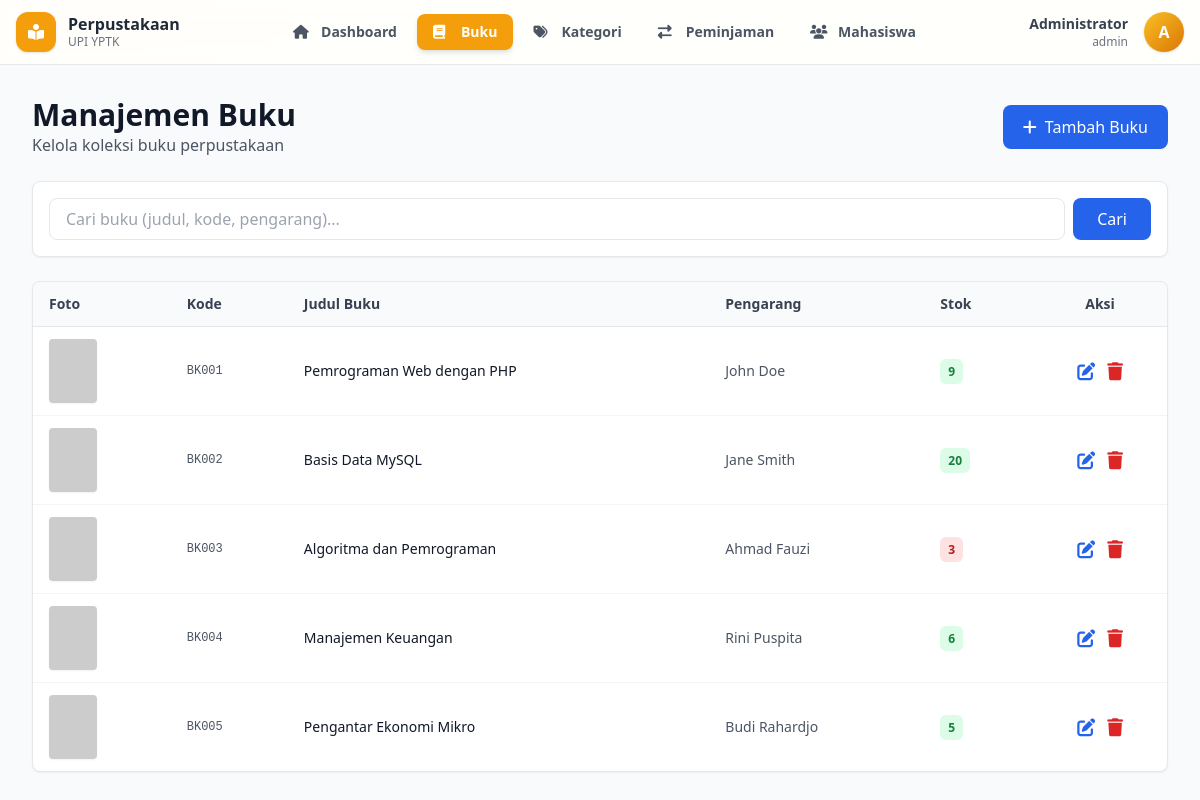
/admin/buku.php (signed in), run on the app's committed database.
### tables this page shows
CREATE TABLE `buku` (
  `id_buku` int NOT NULL,
  `kode_buku` varchar(50) NOT NULL,
  `judul_buku` varchar(200) NOT NULL,
  `pengarang` varchar(100) NOT NULL,
  `penerbit` varchar(100) DEFAULT NULL,
  `tahun_terbit` year DEFAULT NULL,
  `id_kategori` int DEFAULT NULL,
  `stok` int DEFAULT '0',
  `lokasi_rak` varchar(50) DEFAULT NULL,
  `foto_buku` varchar(255) DEFAULT NULL,
  `created_at` timestamp NULL DEFAULT CURRENT_TIMESTAMP
);

### config/session.php (called while the page is built, shortened)
<?php
function isAdminLoggedIn() {
    return isset($_SESSION['admin_id']) && isset($_SESSION['admin_username']);
}
function getAdminData() {
    if (isAdminLoggedIn()) {
        return [
            'id' => $_SESSION['admin_id'],
            'username' => $_SESSION['admin_username'],
            'nama_lengkap' => $_SESSION['admin_nama'] ?? '',
            'email' => $_SESSION['admin_email'] ?? ''
        ];
    }
    return null;
}
?>

### admin/buku.php (the view, shortened to what this page needs)
<?php
$conn = getConnection();
$search = isset($_GET['search']) ? trim($_GET['search']) : '';
$query = "SELECT b.*, k.nama_kategori
          FROM buku b
          LEFT JOIN kategori k ON b.id_kategori = k.id_kategori";
$query .= " ORDER BY b.created_at DESC";
if ($search) {
    $search_term = "%$search%";
    $stmt = $conn->prepare($query);
    $stmt->bind_param("sss", $search_term, $search_term, $search_term);
    $stmt->execute();
    $result = $stmt->get_result();
    $books = $result->fetch_all(MYSQLI_ASSOC);
    $stmt->close();
} else {
    $result = $conn->query($query);
    $books = $result->fetch_all(MYSQLI_ASSOC);
}
require_once '../includes/header_admin.php';
?>
<div class="min-h-screen bg-gray-50">
    <div class="max-w-7xl mx-auto px-4 sm:px-6 lg:px-8 py-8">
        <div class="flex flex-col sm:flex-row justify-between items-start sm:items-center gap-4 mb-6">
            <div>
                <h2 class="text-3xl font-bold text-gray-900">Manajemen Buku</h2>
                <p class="text-gray-600">Kelola koleksi buku perpustakaan</p>
            </div>
            <button onclick="toggleModal()" class="bg-blue-600 hover:bg-blue-700 text-white font-medium py-2.5 px-5 rounded-lg transition flex items-center gap-2">
                <i class="fas fa-plus"></i> Tambah Buku
            </button>
        </div>
        <div class="bg-white rounded-lg border border-gray-200 p-4 mb-6 shadow-sm">
            <form method="GET" class="flex gap-2">
                <input type="text" name="search" value="<?php echo htmlspecialchars($search); ?>" placeholder="Cari buku (judul, kode, pengarang)..." class="flex-1 px-4 py-2 border rounded-lg focus:ring-2 focus:ring-blue-200 focus:outline-none">
                <button type="submit" class="bg-blue-600 text-white px-6 py-2 rounded-lg hover:bg-blue-700 transition">Cari</button>
            </form>
        </div>
        <div class="bg-white rounded-lg border border-gray-200 overflow-hidden shadow-sm">
            <div class="overflow-x-auto">
                <table class="w-full text-sm text-left">
                    <thead class="bg-gray-50 border-b">
                        <tr>
                            <th class="px-4 py-3 text-gray-700">Foto</th>
                            <th class="px-4 py-3 text-gray-700">Kode</th>
                            <th class="px-4 py-3 text-gray-700">Judul Buku</th>
                            <th class="px-4 py-3 text-gray-700">Pengarang</th>
                            <th class="px-4 py-3 text-gray-700">Stok</th>
                            <th class="px-4 py-3 text-center text-gray-700">Aksi</th>
                        </tr>
                    </thead>
                    <tbody class="divide-y divide-gray-100">
                        <?php if (count($books) > 0): ?>
                            <?php foreach ($books as $book): ?>
                                <tr class="hover:bg-gray-50 transition">
                                    <td class="px-4 py-3">
                                        <?php
                                        $foto_path = !empty($book['foto_buku']) ? '../uploads/buku/' . htmlspecialchars($book['foto_buku']) : '';
                                        $foto_exists = $foto_path && file_exists($foto_path);
                                        $foto_src = $foto_exists ? $foto_path : 'https://via.placeholder.com/150x200?text=No+Image';
                                        ?>
                                        <img src="<?php echo $foto_src; ?>"
                                             class="w-12 h-16 object-cover rounded shadow-sm"
                                             onerror="this.src='https://via.placeholder.com/150x200?text=No+Image'">
                                    </td>
                                    <td class="px-4 py-3 font-mono text-xs text-gray-600"><?php echo htmlspecialchars($book['kode_buku']); ?></td>
                                    <td class="px-4 py-3 font-medium text-gray-900"><?php echo htmlspecialchars($book['judul_buku']); ?></td>
                                    <td class="px-4 py-3 text-gray-600"><?php echo htmlspecialchars($book['pengarang']); ?></td>
                                    <td class="px-4 py-3">
                                        <span class="px-2 py-1 rounded-md text-xs font-bold <?php echo $book['stok'] < 5 ? 'bg-red-100 text-red-700' : 'bg-green-100 text-green-700'; ?>">
                                            <?php echo $book['stok']; ?>
                                        </span>
                                    </td>
                                    <td class="px-4 py-3">
                                        <div class="flex justify-center gap-3">
                                            <a href="?edit=<?php echo $book['id_buku']; ?>" class="text-blue-600 hover:text-blue-800 transition" title="Edit">
                                                <i class="fas fa-edit text-lg"></i>
                                            </a>
                                            <form method="POST" onsubmit="return confirm('Apakah Anda yakin ingin menghapus buku ini?');" class="inline">
                                                <button type="submit" class="text-red-600 hover:text-red-800 transition" title="Hapus">
                                                    <i class="fas fa-trash text-lg"></i>
                                                </button>
                                            </form>
                                        </div>
                                    </td>
                                </tr>
                            <?php endforeach; ?>
                        <?php endif; ?>
                    </tbody>
                </table>
            </div>
        </div>
    </div>
</div>

### includes/header_admin.php (shortened to what this page needs)
<?php
require_once '../config/session.php';
$admin = getAdminData();
function navItem($file, $icon, $label) {
    $active = basename($_SERVER['PHP_SELF']) == $file;
    $base   = "flex items-center gap-3 px-4 py-2 rounded-lg text-sm font-semibold transition-all";
    $cls    = $active
        ? "bg-amber-500 text-white shadow-md"
        : "text-gray-600 hover:bg-amber-50 hover:text-amber-600";
    echo "<a href='$file' class='$base $cls'>
            <i class='$icon w-4'></i>
            <span>$label</span>
          </a>";
}
?>
<!DOCTYPE html>
<html lang="id">
<head>
<script src="https://cdn.tailwindcss.com"></script>
<link rel="stylesheet" href="https://cdnjs.cloudflare.com/ajax/libs/font-awesome/6.4.0/css/all.min.css">
</head>
<body class="bg-gradient-to-br from-amber-50 via-yellow-50 to-orange-50 min-h-screen">
<header class="bg-white/80 backdrop-blur border-b sticky top-0 z-50">
<div class="max-w-7xl mx-auto px-4">
<div class="flex h-16 items-center justify-between">
<div class="flex items-center gap-3">
    <div class="w-10 h-10 bg-amber-500 text-white rounded-xl flex items-center justify-center shadow">
        <i class="fas fa-book-reader"></i>
    </div>
    <div>
        <h1 class="font-bold text-gray-800 leading-tight">Perpustakaan</h1>
        <p class="text-xs text-gray-500">UPI YPTK</p>
    </div>
</div>
<nav class="hidden lg:flex items-center gap-1">
<?php
navItem('dashboard.php','fas fa-home','Dashboard');
?>
</nav>
<div class="hidden lg:flex items-center gap-4 relative">
    <div class="text-right">
        <p class="text-sm font-semibold text-gray-700">
            <?= htmlspecialchars($admin['nama_lengkap']) ?>
        </p>
        <p class="text-xs text-gray-500">
            <?= htmlspecialchars($admin['username']) ?>
        </p>
    </div>
    <button id="userBtn"
        class="w-10 h-10 rounded-full bg-gradient-to-br from-amber-400 to-amber-600 text-white font-bold shadow focus:ring-2 focus:ring-amber-400">
        <?= strtoupper(substr($admin['nama_lengkap'],0,1)) ?>
    </button>
</div>
</div>
</div>
</header>

### data on the page
buku: kode_buku "BK001", judul_buku "Pemrograman Web dengan PHP", pengarang "John Doe", stok "9"
buku: kode_buku "BK002", judul_buku "Basis Data MySQL", pengarang "Jane Smith", stok "20"
buku: kode_buku "BK003", judul_buku "Algoritma dan Pemrograman", pengarang "Ahmad Fauzi", stok "3"
buku: kode_buku "BK004", judul_buku "Manajemen Keuangan", pengarang "Rini Puspita", stok "6"
buku: kode_buku "BK005", judul_buku "Pengantar Ekonomi Mikro", pengarang "Budi Rahardjo", stok "5"

### other printed values
$label "Dashboard Buku Kategori Peminjaman Mahasiswa"
$admin['nama_lengkap'] "Administrator"
$admin['username'] "admin"
substr($admin['nama_lengkap'],0,1) "A"
